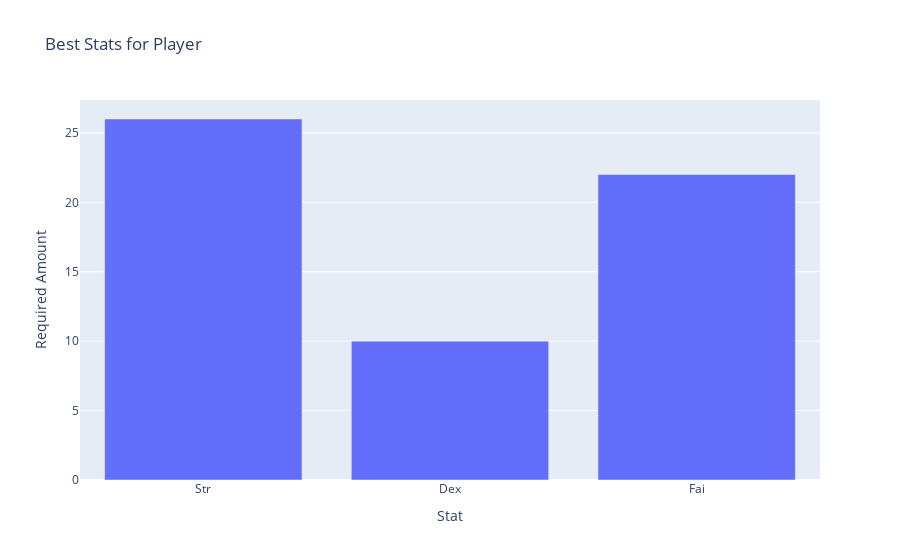

Notebook source saved alongside this figure:
### Code cell
# Calculate best stats for player
most_powerful_weapon = weapons_df.loc[weapons_df['average_attack'].idxmax()]
most_powerful_armor = armors_df.loc[armors_df['total_protection'].idxmax()]

# Extract required attributes for the best weapon and armor
best_stats_weapon = most_powerful_weapon['requiredAttributes']
best_stats_armor = most_powerful_armor.get('requiredAttributes', [])

# Combine and aggregate stats
best_stats = best_stats_weapon + best_stats_armor

from collections import Counter
best_stats_aggregated = Counter()

for stat in best_stats:
    best_stats_aggregated[stat['name']] += stat['amount']

# Verify the best stats
print(best_stats_aggregated)

# Interactive visualization for best stats for player
fig = px.bar(
    x=list(best_stats_aggregated.keys()),
    y=list(best_stats_aggregated.values()),
    title='Best Stats for Player',
    labels={'x': 'Stat', 'y': 'Required Amount'}
)
fig.update_layout(xaxis_title='Stat', yaxis_title='Required Amount')
fig.show()

### Figure 1 — Plotly figure (JSON) as saved in the notebook; plotly's stock layout.template omitted (floating-point values rounded to 4 significant figures)
{"data": [{"alignmentgroup": "True", "hovertemplate": "Stat=%{x}<br>Required Amount=%{y}<extra></extra>", "legendgroup": "", "marker": {"color": "#636efa", "pattern": {"shape": ""}}, "name": "", "offsetgroup": "", "orientation": "v", "showlegend": false, "textposition": "auto", "type": "bar", "x": ["Str", "Dex", "Fai"], "xaxis": "x", "y": [26, 10, 22], "yaxis": "y"}], "layout": {"autosize": true, "barmode": "relative", "legend": {"tracegroupgap": 0}, "title": {"text": "Best Stats for Player"}, "xaxis": {"anchor": "y", "autorange": true, "domain": [0, 1], "range": [-0.5, 2.5], "title": {"text": "Stat"}, "type": "category"}, "yaxis": {"anchor": "x", "autorange": true, "domain": [0, 1], "range": [0, 27.37], "title": {"text": "Required Amount"}, "type": "linear"}}}
